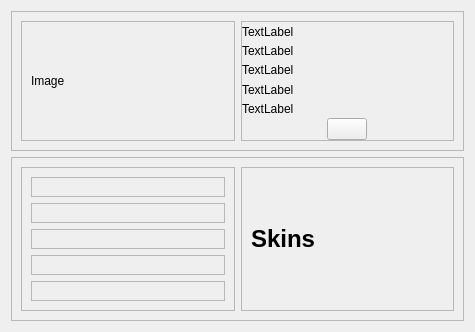
                   <widget class="QWidget" name="scrollAreaWidgetContents_5">
                    <property name="geometry">
                     <rect>
                      <x>0</x>
                      <y>0</y>
                      <width>475</width>
                      <height>328</height>
                     </rect>
                    </property>
                    <layout class="QGridLayout" name="gridLayout_7">
                     <item row="0" column="0">
                      <widget class="QFrame" name="frame_12">
                       <property name="frameShape">
                        <enum>QFrame::StyledPanel</enum>
                       </property>
                       <property name="frameShadow">
                        <enum>QFrame::Raised</enum>
                       </property>
                       <layout class="QHBoxLayout" name="horizontalLayout_11">
                        <item>
                         <widget class="QFrame" name="frame_14">
                          <property name="maximumSize">
                           <size>
                            <width>300</width>
                            <height>128</height>
                           </size>
                          </property>
                          <property name="frameShape">
                           <enum>QFrame::StyledPanel</enum>
                          </property>
                          <property name="frameShadow">
                           <enum>QFrame::Raised</enum>
                          </property>
                          <layout class="QVBoxLayout" name="verticalLayout_21">
                           <item>
                            <widget class="QLabel" name="championImage">
                             <property name="minimumSize">
                              <size>
                               <width>150</width>
                               <height>100</height>
                              </size>
                             </property>
                             <property name="maximumSize">
                              <size>
                               <width>500</width>
                               <height>600</height>
                              </size>
                             </property>
                             <property name="text">
                              <string>Image</string>
                             </property>
                            </widget>
                           </item>
                          </layout>
                         </widget>
                        </item>
                        <item>
                         <widget class="QFrame" name="frame_15">
                          <property name="frameShape">
                           <enum>QFrame::StyledPanel</enum>
                          </property>
                          <property name="frameShadow">
                           <enum>QFrame::Raised</enum>
                          </property>
                          <layout class="QVBoxLayout" name="verticalLayout_22">
                           <property name="spacing">
                            <number>0</number>
                           </property>
                           <property name="leftMargin">
                            <number>0</number>
                           </property>
                           <property name="topMargin">
                            <number>0</number>
                           </property>
                           <property name="rightMargin">
                            <number>0</number>
                           </property>
                           <property name="bottomMargin">
                            <number>0</number>
                           </property>
                           <item>
                            <widget class="QLabel" name="championName">
                             <property name="text">
                              <string>TextLabel</string>
                             </property>
                            </widget>
                           </item>
                           <item>
                            <widget class="QLabel" name="championTitle">
                             <property name="text">
                              <string>TextLabel</string>
                             </property>
                            </widget>
                           </item>
                           <item>
                            <widget class="QLabel" name="championRole">
                             <property name="text">
                              <string>TextLabel</string>
                             </property>
                            </widget>
                           </item>
                           <item>
                            <widget class="QLabel" name="championDescription">
                             <property name="text">
                              <string>TextLabel</string>
                             </property>
                             <property name="wordWrap">
                              <bool>true</bool>
                             </property>
                            </widget>
                           </item>
                           <item>
                            <widget class="QLabel" name="championLikes">
                             <property name="text">
                              <string>TextLabel</string>
                             </property>
                            </widget>
                           </item>
                           <item alignment="Qt::AlignHCenter">
                            <widget class="QPushButton" name="likeBtn">
                             <property name="text">
                              <string />
                             </property>
                             <property name="icon">
                              <iconset resource="../Qss/icons/_icons.qrc">
                               <normaloff>:/feather/icons/feather/thumbs-up.png</normaloff>:/feather/icons/feather/thumbs-up.png</iconset>
                             </property>
                             <property name="iconSize">
                              <size>
                               <width>18</width>
                               <height>18</height>
                              </size>
                             </property>
                            </widget>
                           </item>
                          </layout>
                         </widget>
                        </item>
                       </layout>
                      </widget>
                     </item>
                     <item row="1" column="0">
                      <widget class="QFrame" name="frame_13">
                       <property name="frameShape">
                        <enum>QFrame::StyledPanel</enum>
                       </property>
                       <property name="frameShadow">
                        <enum>QFrame::Raised</enum>
                       </property>
                       <layout class="QHBoxLayout" name="horizontalLayout_12">
                        <item>
                         <widget class="QFrame" name="frame_16">
                          <property name="frameShape">
                           <enum>QFrame::StyledPanel</enum>
                          </property>
                          <property name="frameShadow">
                           <enum>QFrame::Raised</enum>
                          </property>
                          <layout class="QVBoxLayout" name="verticalLayout_29">
                           <item>
                            <widget class="QFrame" name="frame_18">
                             <property name="frameShape">
                              <enum>QFrame::StyledPanel</enum>
                             </property>
                             <property name="frameShadow">
                              <enum>QFrame::Raised</enum>
                             </property>
                             <layout class="QVBoxLayout" name="verticalLayout_24" />
                            </widget>
                           </item>
                           <item>
                            <widget class="QFrame" name="frame_20">
                             <property name="frameShape">
                              <enum>QFrame::StyledPanel</enum>
                             </property>
                             <property name="frameShadow">
                              <enum>QFrame::Raised</enum>
                             </property>
                             <layout class="QVBoxLayout" name="verticalLayout_26" />
                            </widget>
                           </item>
                           <item>
                            <widget class="QFrame" name="frame_21">
                             <property name="frameShape">
                              <enum>QFrame::StyledPanel</enum>
                             </property>
                             <property name="frameShadow">
                              <enum>QFrame::Raised</enum>
                             </property>
                             <layout class="QVBoxLayout" name="verticalLayout_27" />
                            </widget>
                           </item>
                           <item>
                            <widget class="QFrame" name="frame_19">
                             <property name="frameShape">
                              <enum>QFrame::StyledPanel</enum>
                             </property>
                             <property name="frameShadow">
                              <enum>QFrame::Raised</enum>
                             </property>
                             <layout class="QVBoxLayout" name="verticalLayout_25" />
                            </widget>
                           </item>
                           <item>
                            <widget class="QFrame" name="frame_22">
                             <property name="frameShape">
                              <enum>QFrame::StyledPanel</enum>
                             </property>
                             <property name="frameShadow">
                              <enum>QFrame::Raised</enum>
                             </property>
                             <layout class="QVBoxLayout" name="verticalLayout_28" />
                            </widget>
                           </item>
                          </layout>
                         </widget>
                        </item>
                        <item>
                         <widget class="QFrame" name="frame_17">
                          <property name="frameShape">
                           <enum>QFrame::StyledPanel</enum>
                          </property>
                          <property name="frameShadow">
                           <enum>QFrame::Raised</enum>
                          </property>
                          <layout class="QVBoxLayout" name="verticalLayout_23">
                           <item>
                            <widget class="QLabel" name="label_2">
                             <property name="font">
                              <font>
                               <pointsize>18</pointsize>
                               <bold>true</bold>
                              </font>
                             </property>
                             <property name="text">
                              <string>Skins</string>
                             </property>
                            </widget>
                           </item>
                          </layout>
                         </widget>
                        </item>
                       </layout>
                      </widget>
                     </item>
                    </layout>
                   </widget>
